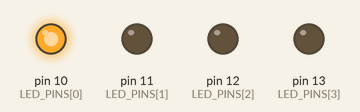
Bench run of a sketch on a simulated Arduino Uno, built with avr-gcc and run on an emulated ATmega328P. On the bench: output pins drawn as LEDs (lit = HIGH).

Above: at 0.1 s.
At 0.65 s:
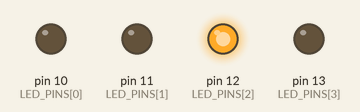
At 1.05 s:
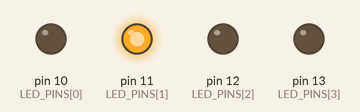
At 2.1 s:
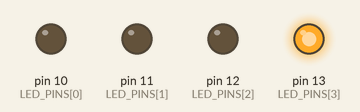
Timing chart, 0 to 3.0 s (numbered marks = the images above):
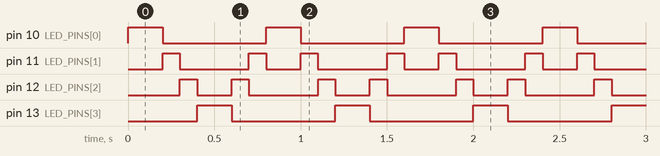

Measured:
- by itself, pin 10 (LED_PINS[0]), pin 13 (LED_PINS[3]): alternates HIGH for 0.20 s and LOW for 0.60 s
- by itself, pin 11 (LED_PINS[1]): repeats every 0.80 s: LOW 0.40 s, HIGH 0.10 s, LOW 0.20 s, HIGH 0.10 s
- by itself, pin 12 (LED_PINS[2]): repeats every 0.80 s: LOW 0.20 s, HIGH 0.10 s, LOW 0.40 s, HIGH 0.10 s

The sketch:

hw1.ino
```cpp
/*GLOBAL VARIABLES HERE*/
const byte LED_PINS[] = {10, 11, 12, 13};
const byte NUM_OF_LED = 4;
unsigned int n;
byte iter;

byte get_led_pin(unsigned int num){
  if (num % 8 == 0 || num % 8 == 1)
    return LED_PINS[0];
  else if (num % 8 == 2 || num % 8 == 7)
    return LED_PINS[1];
  else if (num % 8 == 3 || num % 8 == 6)
    return LED_PINS[2];
  else
    return LED_PINS[3];
}

void light_up_led(unsigned int num){
  byte current_led = get_led_pin(num);
  for (iter = 0; iter < NUM_OF_LED; iter ++)
    digitalWrite( LED_PINS[iter], ( LED_PINS[iter] == current_led) ? HIGH : LOW );
}

void setup() {
  n = 0; // initialize n as 0
  iter = 0; // initialize iter as 0

  for (iter = 0; iter < NUM_OF_LED; iter ++)
    pinMode(LED_PINS[iter], OUTPUT);  // set all LED PINS to output
}

void loop() {
  light_up_led(n);
  n++;
  delay(100);
}
```
